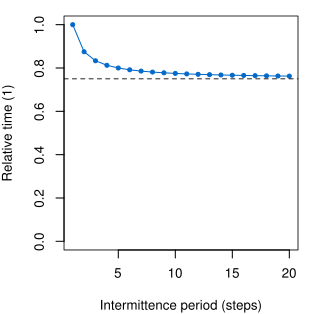

The R source for this figure:
#!/usr/bin/env Rscript

q <- 0.5
q_prime <- q*0.5

tau <- function(k) {
    1 - q*(1 - q_prime/q)*(1 - 1/k)
}

cairo_pdf('diminishing-gain.pdf', width=8/cm(1), height=8/cm(1))
par(mar=c(4,4,1,1))
par(cex=0.8, lwd=0.8)

plot(
    k <- 1:20,
    tau(k),
    type='o',
    pch=20,
    ylim=c(0,1),
    col='#0169c9',
    lwd=1,
    xlab='Intermittence period (steps)',
    ylab='Relative time (1)'
)

abline(1 - (q - q_prime), 0,
    lty='dashed'
)

dev.off()
